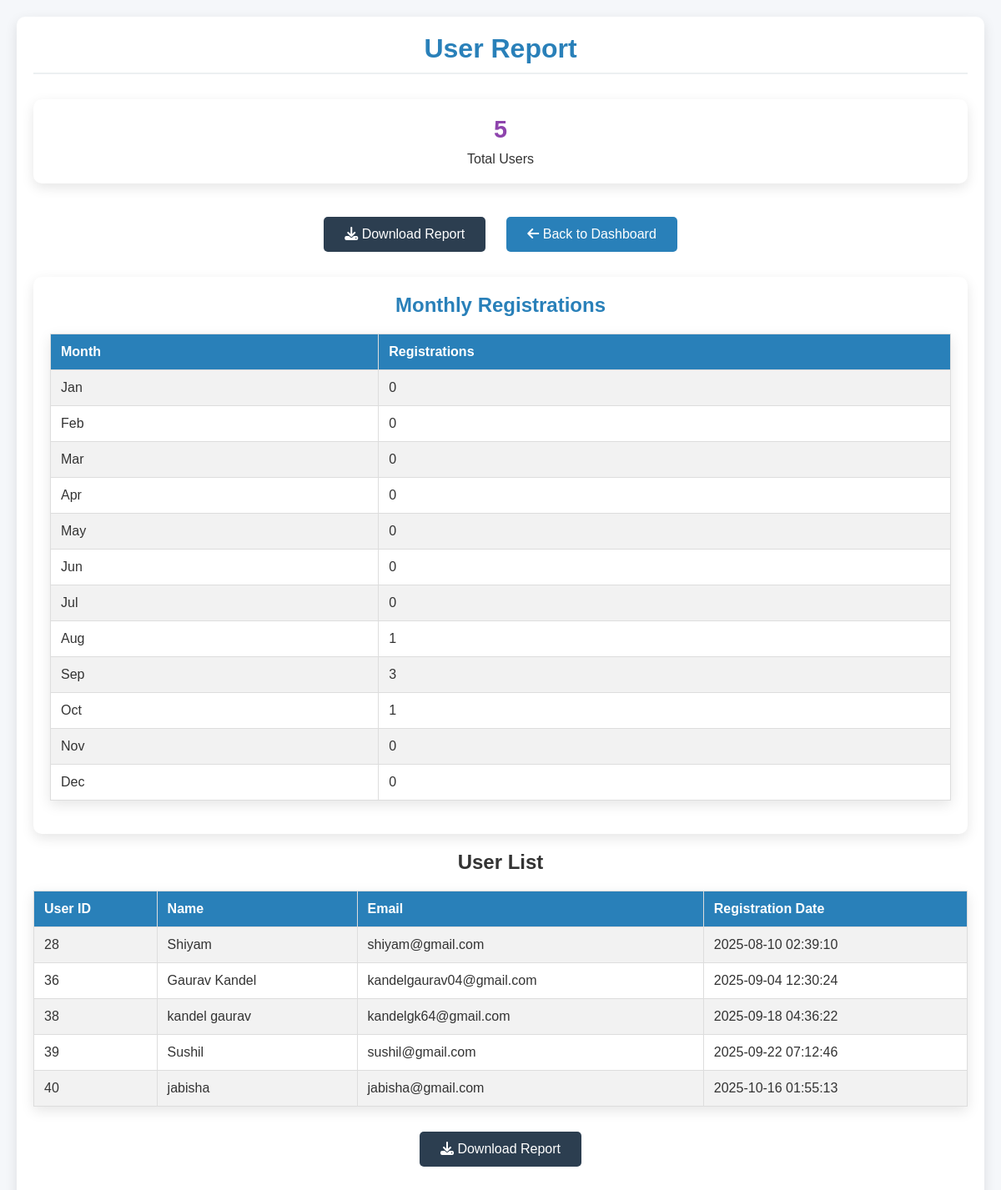
/admin/user_report.php (signed in), run on the app's committed database.
### tables this page shows
CREATE TABLE `users` (
  `id` int(100) NOT NULL,
  `name` varchar(20) NOT NULL,
  `email` varchar(50) NOT NULL,
  `password` varchar(50) NOT NULL,
  `otp` varchar(6) DEFAULT NULL,
  `otp_expiry` int(11) DEFAULT NULL,
  `phone` varchar(20) DEFAULT NULL,
  `address` text DEFAULT NULL,
  `profile_pic` varchar(255) DEFAULT NULL,
  `created_at` timestamp NOT NULL DEFAULT current_timestamp(),
  `updated_at` timestamp NOT NULL DEFAULT current_timestamp() ON UPDATE current_timestamp(),
  `last_login` datetime DEFAULT NULL,
  `last_login_ip` varchar(45) DEFAULT NULL,
  `birth_date` date NOT NULL DEFAULT '2000-01-01',
  `gender` varchar(10) DEFAULT NULL
);

### admin/user_report.php (the view, shortened to what this page needs)
<?php
include '../components/connect.php';
class UserReport {
    private $conn;
    private $users;
    private $monthlyRegistrations;
    public function __construct($dbConnection) {
        $this->conn = $dbConnection;
        $this->users = [];
        $this->monthlyRegistrations = [];
    }
    public function fetchUserData() {
        $selectUsers = $this->conn->prepare("SELECT * FROM `users`");
        $selectUsers->execute();
        $this->users = $selectUsers->fetchAll(PDO::FETCH_ASSOC);
    }
    private function calculateMonthlyRegistrations() {
        $this->monthlyRegistrations = [];
        for ($i = 1; $i <= 12; $i++) {
            $month = date('Y-m', strtotime(date('Y') . "-" . $i . "-01"));
            $startDate = $month . "-01";
            $endDate = date('Y-m-t', strtotime($startDate));
            $selectMonthlyUsers = $this->conn->prepare("SELECT COUNT(*) as count FROM `users` WHERE created_at BETWEEN ? AND ?");
            $selectMonthlyUsers->execute([$startDate, $endDate]);
            $monthlyData = $selectMonthlyUsers->fetch(PDO::FETCH_ASSOC);
            $this->monthlyRegistrations[$i] = [
                'month' => date('M', strtotime($startDate)),
                'count' => $monthlyData['count'] ?: 0
            ];
        }
    }
    public function getUsers() {
        return $this->users;
    }
    public function getMonthlyRegistrations() {
        return $this->monthlyRegistrations;
    }
    public function getTotalUsers() {
        return count($this->users);
    }
}
$userReport = new UserReport($conn);
$userReport->fetchUserData();
?>
<!DOCTYPE html>
<html lang="en">
<head>
    <link rel="stylesheet" href="https://cdnjs.cloudflare.com/ajax/libs/font-awesome/6.1.1/css/all.min.css">
</head>
<body>
    <div class="container">
        <h1 class="heading">User Report</h1>
        <div class="summary-cards">
            <div class="summary-card users">
                <h3><?= $userReport->getTotalUsers() ?></h3>
                <p>Total Users</p>
            </div>
        </div>
        <div class="action-buttons">
            <form method="post">
                <button type="submit" name="download_report" class="btn btn-download">
                    <i class="fas fa-download"></i> Download Report
                </button>
            </form>
            <a href="dashboard.php" class="btn">
                <i class="fas fa-arrow-left"></i> Back to Dashboard
            </a>
        </div>
        <div class="chart-container">
            <h2 class="chart-title">Monthly Registrations</h2>
            <table>
                <tr>
                    <th>Month</th>
                    <th>Registrations</th>
                </tr>
                <?php foreach($userReport->getMonthlyRegistrations() as $monthly): ?>
                <tr>
                    <td><?= $monthly['month'] ?></td>
                    <td><?= $monthly['count'] ?></td>
                </tr>
                <?php endforeach; ?>
            </table>
        </div>
        <h2 class="text-center">User List</h2>
        <table>
            <tr>
                <th>User ID</th>
                <th>Name</th>
                <th>Email</th>
                <th>Registration Date</th>
            </tr>
            <?php foreach($userReport->getUsers() as $user): ?>
            <tr>
                <td><?= $user['id'] ?></td>
                <td><?= $user['name'] ?></td>
                <td><?= $user['email'] ?></td>
                <td><?= $user['created_at'] ?></td>
            </tr>
            <?php endforeach; ?>
        </table>
        <div class="action-buttons mt-20">
            <form method="post">
                <button type="submit" name="download_report" class="btn btn-download">
                    <i class="fas fa-download"></i> Download Report
                </button>
            </form>
        </div>
    </div>
</body>
</html>

### admin/user_report.php (style rules this page uses)
:root { --main-color: #2980b9; --secondary-color: #3498db; --light-color: #ecf0f1; --dark-color: #2c3e50; --purple-color: #8e44ad; }
* { margin: 0; padding: 0; box-sizing: border-box; font-family: 'Poppins', sans-serif; }
body { background-color: #f5f7fa; color: #333; padding: 20px; }
.container { max-width: 1200px; margin: 0 auto; background: white; padding: 20px; border-radius: 10px; box-shadow: 0 5px 15px rgba(0,0,0,0.1); }
.heading { text-align: center; color: var(--main-color); margin-bottom: 30px; padding-bottom: 10px; border-bottom: 2px solid var(--light-color); }
.summary-cards { display: grid; grid-template-columns: repeat(auto-fit, minmax(250px, 1fr)); gap: 20px; margin-bottom: 30px; }
.summary-card { background: white; border-radius: 10px; padding: 20px; text-align: center; box-shadow: 0 5px 15px rgba(0,0,0,0.1); transition: all 0.3s ease; }
.summary-card h3 { font-size: 1.8rem; margin-bottom: 10px; color: var(--main-color); }
.summary-card.users h3 { color: var(--purple-color); }
.btn { display: inline-block; padding: 12px 25px; background: var(--main-color); color: white; border-radius: 5px; text-decoration: none; transition: all 0.3s ease; border: none; cursor: pointer; margin: 10px 5px; font-size: 1rem; }
.btn-download { background: var(--dark-color); }
table { width: 100%; border-collapse: collapse; margin: 20px 0; box-shadow: 0 5px 15px rgba(0,0,0,0.1); }
table, th, td { border: 1px solid #ddd; }
th, td { padding: 12px; text-align: left; }
th { background-color: var(--main-color); color: white; }
tr:nth-child(even) { background-color: #f2f2f2; }
.text-center { text-align: center; }
.mt-20 { margin-top: 20px; }
.action-buttons { display: flex; justify-content: center; gap: 15px; margin: 20px 0; }
.chart-container { background: white; border-radius: 10px; padding: 20px; margin: 20px 0; box-shadow: 0 5px 15px rgba(0,0,0,0.1); }
.chart-title { text-align: center; color: var(--main-color); margin-bottom: 15px; }

### data on the page
users: id "28", name "Shiyam", email "shiyam@gmail.com", created_at "2025-08-10 02:39:10"
users: id "36", name "Gaurav Kandel", email "kandelgaurav04@gmail.com", created_at "2025-09-04 12:30:24"
users: id "38", name "kandel gaurav", email "kandelgk64@gmail.com", created_at "2025-09-18 04:36:22"
users: id "39", name "Sushil", email "sushil@gmail.com", created_at "2025-09-22 07:12:46"
users: id "40", name "jabisha", email "jabisha@gmail.com", created_at "2025-10-16 01:55:13"

### other printed values
$userReport->getTotalUsers() "5"
$monthly['month'] "Jan"
$monthly['count'] "0"
$monthly['month'] "Feb"
$monthly['month'] "Mar"
$monthly['month'] "Apr"
$monthly['month'] "May"
$monthly['month'] "Jun"
$monthly['month'] "Jul"
$monthly['month'] "Aug"
$monthly['count'] "1"
$monthly['month'] "Sep"
$monthly['count'] "3"
$monthly['month'] "Oct"
$monthly['month'] "Nov"
